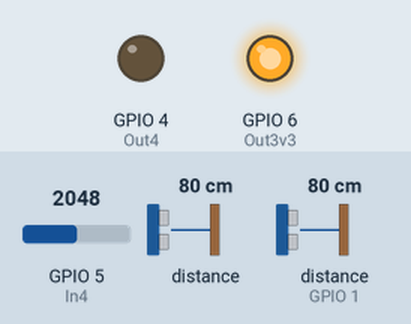
The sketch below on a simulated ESP32-S3. Parts: output pins drawn as LEDs (lit = HIGH). The test bench sets the inputs (shaded band); at power-on: GPIO 5 (In4) = 2048, distance to the obstacle 80 cm, distance to the obstacle (sensor on GPIO 1) 80 cm. The echo pulse lasts 58.3 µs per cm; pins used as bus, display or sensor lines are not drawn; what the sketch prints to the serial monitor is not drawn. At 10.1 s the program restarts the board; the recording ends there.

Above: at 1.2 s.
1.3 s: GPIO 5 (In4) set to 2103
At 1.7 s:
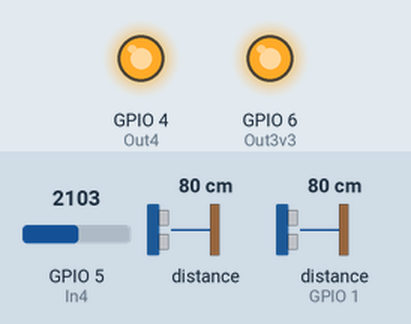
2.8 s: GPIO 5 (In4) set to 2047
At 3.9 s:
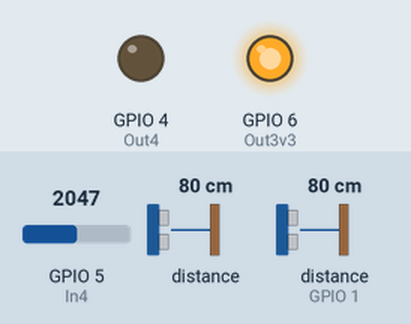
4.3 s: GPIO 5 (In4) set to 2866
At 5.2 s:
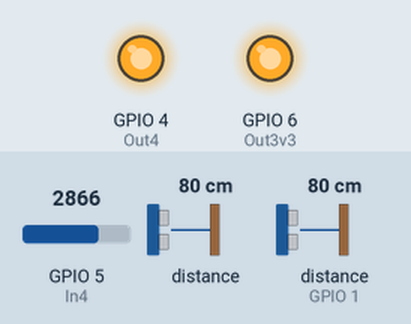
Timing chart, 0 to 7.3 s (numbered marks = the images above; inputs shaded):
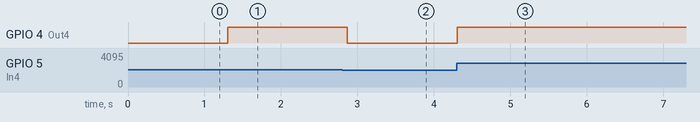

Measured:
- the behaviour switches between 2048 and 2049 on GPIO 5 (In4) (found by bisection; images 0 and 1)
- after the input at 1.3 s, GPIO 4 (Out4): LOW → HIGH at once
- after the input at 2.8 s, GPIO 4 (Out4): HIGH → LOW after 0.07 s
- after the input at 4.3 s, GPIO 4 (Out4): LOW → HIGH at once

The sketch:

Lab2Complete.ino
```cpp
#include "src/B31DGMonitor.h"                         //Including the task monitor library header file
#include <Ticker.h>                                   //Including the ticker library header file
B31DGCyclicExecutiveMonitor monitor;                  //Creating an object of the Task Monitor that will be used to verify if the tasks would meet their deadlines

#define FRAME_DURATION 4                              //Defining a frame duration of 4ms

#define Out1 8                                        //Defining the output pin for Task 1

#define In2 0                                         //Defining the input pin for Task 2
#define Task2MinFreq (333)                          //Defining the mimimum frequency for Task 2
#define Task2MaxFreq (1000)                         //Defining the maximum frequency for Task 2 (Frequency range increased by 6 (-3, and +3) to allow a 3Hz error during detection)

unsigned long Freq02;                                 //Defining a variable to store the frequency measures in Task 2
bool Signal2;                                         //Defining a variable to store the initial signal when Task 2 begins
unsigned long time02;                                 //Defining a variable to store the half period measured in Task 2
int Task2MaxPeriod=1000000/((Task2MinFreq));          //Defining a variable to store the maximum period expected in Task 2
int Task2MinPeriod=1000000/((Task2MaxFreq));          //Defining a variable to store the minimum period expected in Task 2

#define In3 1                                         //Defining the output pin for Task 3
#define Task3MinFreq (500)                          //Defining the mimimum frequency for Task 3
#define Task3MaxFreq (1000)                         //Defining the maximum frequency for Task 3 (Frequency range increased by 6 (-3, and +3) to allow a 3Hz error during detection)

unsigned long Freq03;                                 //Defining a variable to store the frequency measures in Task 3
bool Signal3;                                         //Defining a variable to store the initial signal when Task 3 begins
unsigned long time03;                                 //Defining a variable to store the half period measured in Task 3
int Task3MaxPeriod=1000000/((Task3MinFreq));          //Defining a variable to store the maximum period expected in Task 3
int Task3MinPeriod=1000000/((Task3MaxFreq));          //Defining a variable to store the minimum period expected in Task 3

#define In4 5                                         //Defining the input pin for Task 4
#define Out3v3 6                                      //Defining the 3.3V Output pin for Task 4
#define Out4 4                                        //Defining the LED Output pin for Task 4
#define MAX_Range 4096                                //Defining the max range for the analog read signal

int index04=0;                                        //Defining a variable to determine position in Value04 array to store the current reading in
int Value04[]={0,0,0,0};                              //Defining an array to store 4 value which are obtained from the readings of the Input in Task 4
int average04[]={0,0};                                //Defining an array to store the average value of readings obtained and the number of readings obtained


int Freq02_Percentage;                                //Defining a variable to store the frequency measured in Task 2 betweeen the range 0 to 99.
int Freq03_Percentage;;                               //Defining a variable to store the frequency measured in Task 3 betweeen the range 0 to 99.

Ticker frameTicker;                                   //Instantiating an instance of a Ticker called frameTicker
int frameCounter=0;                                   //Defining a variable to count the number of frames

void Task1(){
  monitor.jobStarted(1);                             //Outputs a  digital signal that is
  digitalWrite(Out1,HIGH);                           //HIGH for 200us,
  delayMicroseconds(200);
  digitalWrite(Out1,LOW);                            //LOW for 50us,
  delayMicroseconds(50);
  digitalWrite(Out1,HIGH);                           //and HIGH for 30us,
  delayMicroseconds(30);
  digitalWrite(Out1,LOW);
  monitor.jobEnded(1);                               //the signal is then kept to be LOW.
}

void Task2(){
  monitor.jobStarted(2);
  Signal2=digitalRead(In2);                                     //Stores the initial state of the received signal
  time02=0;                                                     //Initialise time02 to 0
  time02=pulseIn(In2,!Signal2,Task2MaxPeriod);                  //waits for the signal to change state and determines the time it takes before returning to the original state (half period of the input signal).
                                                                //if the signal takes more than Task2MaxPeriod to change, the code stops waiting and returns 0
  if ((time02<(Task2MinPeriod/2)) && time02>0){                 //Determines if the measured half period is too long, returns 500 (half period of max frequency) if it is.
    time02=(Task2MinPeriod/2);
  }
  else if (time02<=0||time02>(Task2MaxPeriod/2)){                             //Determines if the measured half period has timed-out(pulseIn returns a 0) or is longer than the expected maximum value, returns 1500 (half period of min frequency) if it is.
    time02=(Task2MaxPeriod/2);
  }
  Freq02=1000000/(2*time02);                                    //Calculates the frequency of the input signal based on the measured half period.
  monitor.jobEnded(2);
};

void Task3(){
  monitor.jobStarted(3);
  Signal3=digitalRead(In3);                                     //Stores the initial state of the received signal
  time03=0;                                                     //Initialise time03 to 0
  time03=pulseIn(In3,!Signal3,Task3MaxPeriod);                  //waits for the signal to change state and determines the time it takes before returning to the original state (half period of the input signal).
                                                                //if the signal takes more than Task2MaxPeriod to change, the code stops waiting and returns 0
  if ((time03<(Task3MinPeriod/2)) && time03>0){                 //Determines if the measured half period is too long, returns 500 (half period of max frequency) if its is.
    time03=(Task3MinPeriod/2);
  }
  else if (time03<=0||time03>((Task3MaxPeriod/2))){                             //Determines if the measured half period has timed-out(pulseIn returns a 0) or is longer than the expected maximum value, returns 1000 (half period of min frequency) if it is.
    time03=(Task3MaxPeriod/2);
  }
  Freq03=1000000/(2*time03);                                    //Calculates the frequency of the input signal based on the measured half period.
  monitor.jobEnded(3);
};

void Task4(){
  monitor.jobStarted(4);
  average04[0]=0;                               //Resets the average value to 0
  average04[1]=0;                               //Resets the number of readings to 0
  Value04[index04++]=analogRead(In4);           //Reads the analogue value of the Input and stores it in Value04 at a position based on index04, index 04 is then incremented to allow the next reading to be stored in the neighbouring position
  if(index04==4){                               // Resets index04 to 0 if it becomes to large
    index04=0;
  }
  for(int i=0; i<4;i++){                        //adds all the values stored in Value04 together
    if(Value04[i]>0){                           //checks if the value is not 0
      average04[0]+=Value04[i];
      if(average04[1]<4){                       // increments the number of readings if the value checked is not 0
        average04[1]++;
      }
    }
  }
  average04[0]/=average04[1];                   // Computes the average of the reading staken so far
  if(average04[0]>(MAX_Range/2)){                    //Determines if : average > half of the maximum value
    digitalWrite(Out4,HIGH);                    //Turns ON a LED if average > half of the maximum value
   }
  else{digitalWrite(Out4,LOW);}                 //Turns OFF the LED otherwise
  monitor.jobEnded(4);
};

void Task5(){
  monitor.jobStarted(5);
  Freq02_Percentage=99*(Freq02-Task2MinFreq)/(Task2MaxFreq-Task2MinFreq);      //Converts the value of the frequency measured in Task 2 to a value between 0 and 99
  Freq03_Percentage=99*(Freq03-Task3MinFreq)/(Task3MaxFreq-Task3MinFreq);      //Converts the value of the frequency measured in Task 3 to a value between 0 and 99
  char string_Output[5];                                                        //Creates a stringOutput based on the integer values of Freq02_Percentage and Freq03_Percentage
  sprintf(string_Output,"%d,%d",Freq02_Percentage,Freq03_Percentage);
  Serial.println(string_Output);                                                //Outputs the string to the serial monitor
  monitor.jobEnded(5);
};

void setup() {
  Serial.begin(9600);          //Stats the serial communication at a baud rate of 9600 bps

  pinMode(Out1,OUTPUT);        //Sets the Output pin for Task 1

  pinMode(In2,INPUT);          //Sets the Input pin for Task 2

  pinMode(In3, INPUT);         //Sets the Input pin for Task 3

  pinMode(Out4,OUTPUT);        //Sets the LED Output pin for Task 4
  pinMode(Out3v3,OUTPUT);      //Sets the 3.3V Output pin for Task 4
  pinMode(In4,INPUT);          //Sets the Input pin for Task 4

  digitalWrite(Out3v3,HIGH);   //Sets the 3.3 Output pin for Task 4 to HIGH to output 3,3V


  monitor.startMonitoring();                         //Starts the Task Monitor
  frame();                                           //runs the first frame
  frameTicker.attach_ms(FRAME_DURATION, frame);      //setting up the a Ticker to call the frame function every 4ms


}

void frame(){
  Task1();
 //Task 1 is called every frame

  if (frameCounter % 2==0){ //Task 3 is performed at every other frame
    Task3();
  }

  if((frameCounter % 10)==1||(frameCounter % 10)==5){ //Task 2 is run when the frame counter has a 1 or a 5 at the end of its value
    Task2();
  }

  if (frameCounter% 5==0){ //Task 4 is run once every 5 frames
    Task4();
  }

  if(frameCounter % 25==0){ //Task 5 is run once every 25 frames
    Task5();
  }

  if(frameCounter ==50){ // Resets the frame counter to 1 after reaching 50 which is the end of one hyper period.
    frameCounter=1;
  }
  else {frameCounter++;} //Increments the frame counter
}

void loop() {
}
```

B31DGMonitor.cpp
```cpp
#include "Arduino.h"
#include "B31DGMonitor.h"

B31DGCyclicExecutiveMonitor::B31DGCyclicExecutiveMonitor()
{
   this->timeStart = micros();
}

unsigned long B31DGCyclicExecutiveMonitor::getTimeStart()
{
    return this->timeStart;
}

void B31DGCyclicExecutiveMonitor::startMonitoring()
{
    timeStart = micros();
    this->isActive = true;
    // find the next deadlines
    for (int i=0; i< NUMBER_TASKS; i++) {
      this->timeRelease[i] = timeStart;
      this->counterJobs[i] = 0;
      this->taskViolations[i]= 0;
      this->timeNextDeadlines[i] =  timeStart + this->taskRateRequirements[i];
    }
}

void B31DGCyclicExecutiveMonitor::jobStarted(int taskNumber)
{
  if (!this->isActive) return;

  taskNumber--;

  unsigned long now = micros();

  if ( (now - this->timeStart) > TEST_TIME) {
    this->printSummary();
    exit(0);
  }


  if (now < this->timeRelease[taskNumber]) {
    taskViolations[taskNumber]++;
  }
}

void B31DGCyclicExecutiveMonitor::jobEnded(int taskNumber)
{
  if (!this->isActive) return;

  unsigned long now = micros();

  taskNumber--;

  this->counterJobs[taskNumber]++;

  if (now > this->timeNextDeadlines[taskNumber]) {
    this->taskViolations[taskNumber]++;
  }

  this->timeRelease[taskNumber] = this->timeNextDeadlines[taskNumber];
  this->timeNextDeadlines[taskNumber] += this->taskRateRequirements[taskNumber];

}


void B31DGCyclicExecutiveMonitor::printSummary()
{
    Serial.println("PERFORMANCE SUMMARY");
    for (int i=0; i< NUMBER_TASKS; i++) {
      Serial.print("Task #");
      Serial.print((i+1));
      Serial.print("  ");
      Serial.print(taskViolations[i]);
      Serial.print("/");
      Serial.print(this->counterJobs[i]);
      Serial.println(" violations");
    }

}
```

B31DGMonitor.h
```cpp
#ifndef B31DGMonitor_h
#define B31DGMonitor_h

#include "Arduino.h"

#define NUMBER_TASKS 5
#define TEST_TIME 10000000

class B31DGCyclicExecutiveMonitor {

private:

    boolean isActive = false;

    unsigned long timeStart = 0;
    unsigned long timeRelease[NUMBER_TASKS];
    unsigned long timeNextDeadlines[NUMBER_TASKS];

    unsigned long counterJobs[NUMBER_TASKS];
    unsigned long taskViolations[NUMBER_TASKS];

    unsigned long taskRateRequirements[NUMBER_TASKS] =
         {    4000,  // 1 - digital output signal
             20000,  // 2 - frequency monitor, minimum frequency 333Hz
              8000,  // 3 - frequency monitor, minimum frequency 500Hz
             20000,  // 4 - sample and filter analog input, and ouput error code
            100000,  // 5 - log to serial port
         };

    void printSummary();

public:
    B31DGCyclicExecutiveMonitor();// declare one global instance of this class in your program
    void jobStarted(int task);    // Call this method whenever your program starts executing an instance of task #task
    void jobEnded(int task);      // Call this method whenever your program completed the execution of an instance of task #task
    void startMonitoring();   // Call this method once, i.e. in the setup/main function of your program, to activate the monitoring
    unsigned long getTimeStart(); // Call this method to know at what time (micros) startMonitoring was called
};


#endif
```
